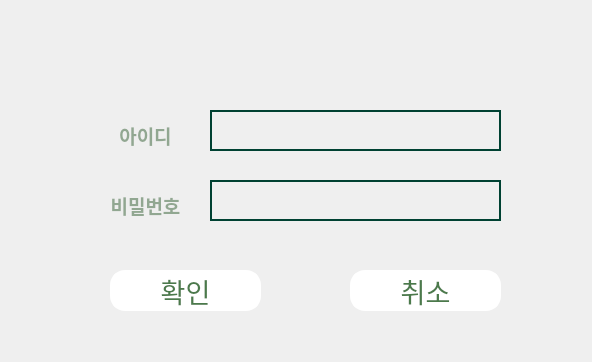
<?xml version="1.0" encoding="UTF-8"?>
<ui version="4.0">
 <class>Form</class>
 <widget class="QWidget" name="Form">
  <property name="geometry">
   <rect>
    <x>0</x>
    <y>0</y>
    <width>592</width>
    <height>362</height>
   </rect>
  </property>
  <property name="windowTitle">
   <string>Form</string>
  </property>
  <property name="styleSheet">
   <string notr="true">background-image: url('C:/Users/LattePanda/Desktop/fourth.JPG');
border: 0px;</string>
  </property>
  <widget class="QLabel" name="label">
   <property name="geometry">
    <rect>
     <x>90</x>
     <y>120</y>
     <width>111</width>
     <height>31</height>
    </rect>
   </property>
   <property name="font">
    <font>
     <family>Goudy Old Style</family>
     <pointsize>14</pointsize>
     <weight>75</weight>
     <bold>true</bold>
    </font>
   </property>
   <property name="styleSheet">
    <string notr="true">background:transparent;
color:rgba(0, 57, 0, 100);</string>
   </property>
   <property name="text">
    <string>아이디</string>
   </property>
   <property name="alignment">
    <set>Qt::AlignCenter</set>
   </property>
  </widget>
  <widget class="QLabel" name="label_3">
   <property name="geometry">
    <rect>
     <x>90</x>
     <y>190</y>
     <width>111</width>
     <height>31</height>
    </rect>
   </property>
   <property name="font">
    <font>
     <family>Goudy Old Style</family>
     <pointsize>14</pointsize>
     <weight>75</weight>
     <bold>true</bold>
    </font>
   </property>
   <property name="styleSheet">
    <string notr="true">background:transparent;
color:rgba(0, 57, 0, 100);</string>
   </property>
   <property name="text">
    <string>비밀번호</string>
   </property>
   <property name="alignment">
    <set>Qt::AlignCenter</set>
   </property>
  </widget>
  <widget class="QTextEdit" name="textEdit">
   <property name="geometry">
    <rect>
     <x>210</x>
     <y>110</y>
     <width>291</width>
     <height>41</height>
    </rect>
   </property>
   <property name="styleSheet">
    <string notr="true">background:transparent;
border: 2px solid rgb(0, 65, 50);</string>
   </property>
  </widget>
  <widget class="QTextEdit" name="textEdit_2">
   <property name="geometry">
    <rect>
     <x>210</x>
     <y>180</y>
     <width>291</width>
     <height>41</height>
    </rect>
   </property>
   <property name="styleSheet">
    <string notr="true">background:transparent;
border: 2px solid rgb(0, 65, 50);</string>
   </property>
  </widget>
  <widget class="QPushButton" name="pushButton">
   <property name="geometry">
    <rect>
     <x>110</x>
     <y>270</y>
     <width>151</width>
     <height>41</height>
    </rect>
   </property>
   <property name="font">
    <font>
     <family>Agency FB</family>
     <pointsize>20</pointsize>
    </font>
   </property>
   <property name="styleSheet">
    <string notr="true">QPushButton{
background:transparent;
background-color:white;
border: 3px solid white;
border-radius:15px;
color:rgba(0, 67, 0, 180);
}
QPushButton:hover{
background:transparent;
background-color:white;
border: 3px solid white;
border-radius:15px;
color:rgba(0, 67, 0, 180);
font-size:24pt;
}</string>
   </property>
   <property name="text">
    <string>확인</string>
   </property>
  </widget>
  <widget class="QPushButton" name="pushButton_2">
   <property name="geometry">
    <rect>
     <x>350</x>
     <y>270</y>
     <width>151</width>
     <height>41</height>
    </rect>
   </property>
   <property name="font">
    <font>
     <family>Agency FB</family>
     <pointsize>20</pointsize>
    </font>
   </property>
   <property name="styleSheet">
    <string notr="true">QPushButton{
background:transparent;
background-color:white;
border: 3px solid white;
border-radius:15px;
color:rgba(0, 67, 0, 180);
}
QPushButton:hover{
background:transparent;
background-color:white;
border: 3px solid white;
border-radius:15px;
color:rgba(0, 67, 0, 180);
font-size:24pt;
}</string>
   </property>
   <property name="text">
    <string>취소</string>
   </property>
  </widget>
  <widget class="QTextEdit" name="textEdit_3">
   <property name="geometry">
    <rect>
     <x>120</x>
     <y>230</y>
     <width>381</width>
     <height>31</height>
    </rect>
   </property>
   <property name="font">
    <font>
     <family>MV Boli</family>
     <pointsize>14</pointsize>
    </font>
   </property>
   <property name="styleSheet">
    <string notr="true">background:transparent;
color:rgba(147, 9, 30, 150);</string>
   </property>
   <property name="verticalScrollBarPolicy">
    <enum>Qt::ScrollBarAlwaysOff</enum>
   </property>
   <property name="horizontalScrollBarPolicy">
    <enum>Qt::ScrollBarAlwaysOff</enum>
   </property>
  </widget>
 </widget>
 <resources/>
 <connections/>
</ui>
